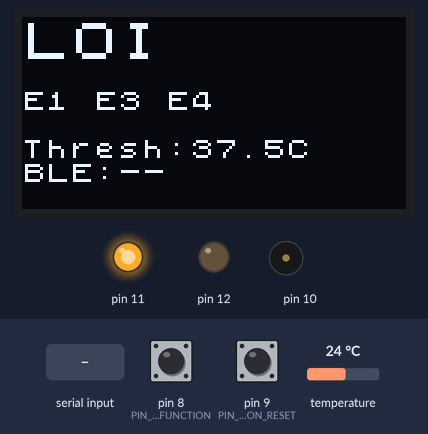
A program run on a simulated Arduino Uno, built with avr-gcc and run on an emulated ATmega328P. Shown: 128×64 one-colour display, output pins drawn as LEDs (lit = HIGH), buzzer (waves = sounding). Wiring (inferred from the names in the program): MLX90614 thermometer at I2C address 0x5A. Dashed ring = blinking. The test bench sets the inputs (shaded band); at power-on: pin 9 (PIN_BUTTON_RESET) HIGH, pin 8 (PIN_BUTTON_FUNCTION) HIGH, temperature 24 °C. The board resets itself during the run and starts again; EEPROM starts erased; the modem accepts every AT command (registered, SIM ready, sends succeed) and sends nothing else.

Above: at 4.3 s.
4.5 s: pin 9 (PIN_BUTTON_RESET) pulled LOW for 0.15 s
At 5.2 s:
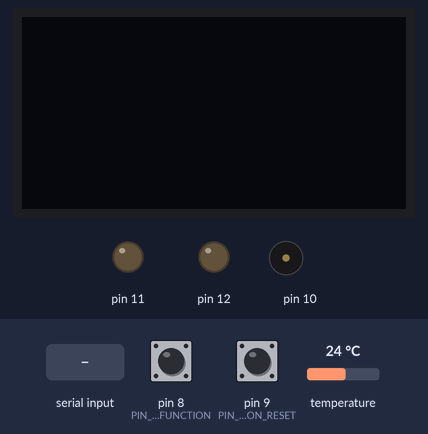
7.6 s: "CAL_MODE=1\n" received over the second serial link
At 9.0 s:
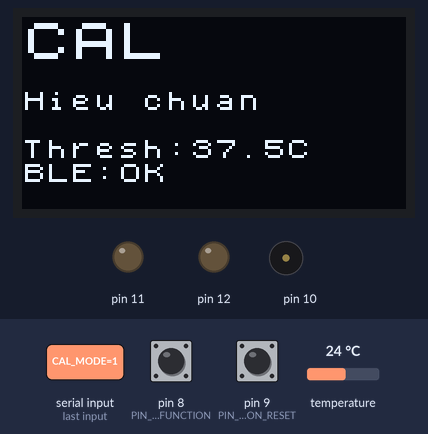
9.3 s: pin 8 (PIN_BUTTON_FUNCTION) pulled LOW for 0.15 s
At 9.9 s:
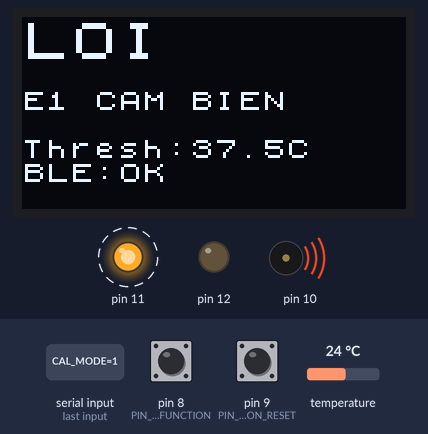
10.0 s: "CAL_MODE=0\n" received over the second serial link
At 11.4 s:
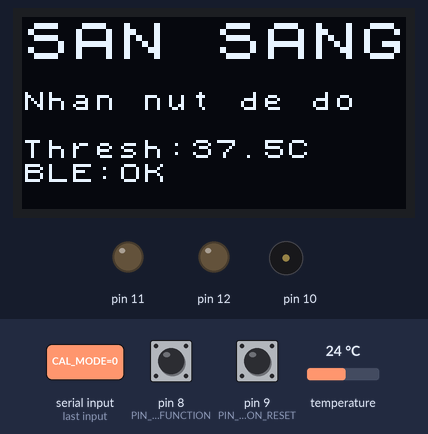
11.7 s: pin 9 (PIN_BUTTON_RESET) pulled LOW for 1 s
At 14.9 s:
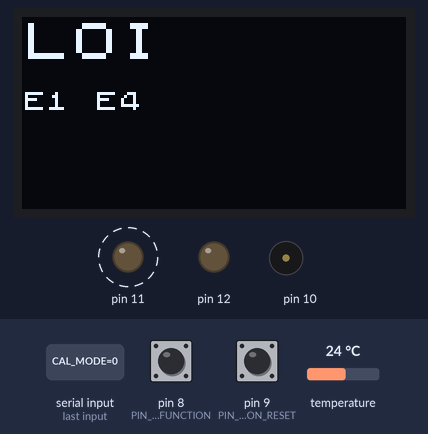
15.7 s: pin 8 (PIN_BUTTON_FUNCTION) pulled LOW for 1 s
At 16.86 s:
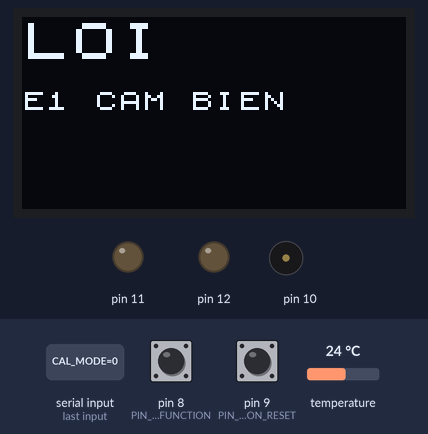
Timing chart, 0 to 18.3 s (numbered marks = the images above; inputs shaded):
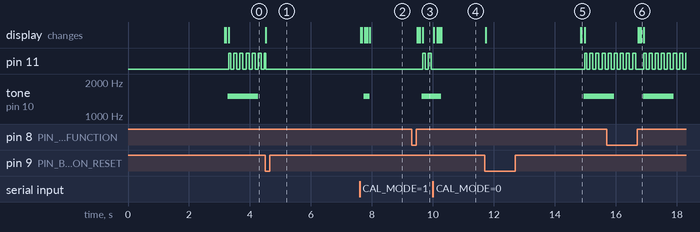

Measured:
- after the input at 4.5 s, the display: changes at once (image 1)
- after the input at 7.6 s, pin 11: stops changing and stays LOW; the display: first differs from a run without the input after 0.21 s (image 2 shows a later state)
- after the input at 9.3 s, pin 11: alternates HIGH for 0.09 s and LOW for 0.10 s, starting after 0.37 s; tone on pin 10: silent → 1500 Hz after 0.34 s; the display: first changes after 0.18 s (image 3 shows a later state)
- after the input at 10.0 s, pin 11: stops changing and stays LOW; tone on pin 10: 1500 Hz → silent after 0.27 s instead of 0.64 s; the display: first changes at once (image 4 shows a later state)
- after the input at 11.7 s, pin 11: alternates HIGH for 0.10 s and LOW for 0.10 s, starting after 3.3 s; tone on pin 10: silent → 1500 Hz after 3.2 s; the display: first changes at once (image 5 shows a later state)
- after the input at 15.7 s, the display: first changes after 1.0 s (image 6 shows a later state)

The program:

main.cpp
```cpp
#include <Arduino.h>
#include <Wire.h>
#include <avr/wdt.h>
#include "config.h"
#include "mlx90614.h"
#include "eeprom_store.h"
#include "measurement.h"
#include "indicators.h"
#include "ble_protocol.h"

static MLX90614 sensor(I2C_ADDR_MLX90614);
static Indicators indicators;
static BleProtocol ble(PIN_BLE_RX, PIN_BLE_TX);
static CalibrationData cal;

static volatile bool measureRequested = false;
static unsigned long buttonPressStartMs = 0;
static bool buttonWasDown = false;
static bool holdHandled = false;

static unsigned long lastIdlePacketMs = 0;
static float lastTemp = 0;
static float lastAmbient = 0;
static bool calMode = false;
static bool envLocked = false; // ambient outside 16-35 C => measuring locked
static bool bleShown = false;

// Screen shown while no result is on display: locked > calibration > ready.
static void showIdleScreen() {
    if (envLocked) {
        char t[10], small[17];
        formatTempC(t, lastAmbient);
        snprintf(small, sizeof(small), "Moi truong %s", t);
        indicators.showScreen("KHOA DO", small, cal.threshold, ble.connected());
    } else if (calMode) {
        indicators.showScreen("CAL", "Hieu chuan", cal.threshold, ble.connected());
    } else {
        indicators.showScreen("SAN SANG", "Nhan nut de do", cal.threshold, ble.connected());
    }
}

// Spec 4: sensor, display, EEPROM, BLE — show ready or the failing codes.
static void runSelfTestAndReport(bool oledOk) {
    char codes[16] = "";
    if (!sensor.begin()) strcat(codes, " E1");
    if (!oledOk) strcat(codes, " E2");
    if (!eeprom_store::load(cal)) {
        strcat(codes, " E3");
        eeprom_store::save(cal); // defaults already loaded; store them so E3 doesn't repeat
    }
    if (!ble.probe()) strcat(codes, " E4");

    if (codes[0]) {
        indicators.showResult(ResultClass::ERROR, 0, cal.threshold, false, codes + 1);
    } else {
        showIdleScreen();
    }
}

static void setCalMode(bool on) {
    calMode = on;
    showIdleScreen();
}

// Locks/unlocks measuring as ambient leaves/re-enters the valid range.
static void checkAmbient() {
    float ambient;
    if (!sensor.readAmbientTempC(ambient)) return; // read faults surface as E1 on next measurement
    lastAmbient = ambient;
    bool outOfRange = ambient < AMBIENT_MIN_C || ambient > AMBIENT_MAX_C;
    if (outOfRange != envLocked) {
        envLocked = outOfRange;
        showIdleScreen();
    }
}

static void measureAndReport() {
    float skin, ambient;
    MeasureStatus status;
    takeMeasurement(sensor, skin, ambient, status);

    if (status == MeasureStatus::ENV_INVALID) {
        lastAmbient = ambient;
        envLocked = true;
        showIdleScreen();
        return;
    }

    if (calMode && status == MeasureStatus::OK) {
        // Raw skin temperature, no compensation: compare with a medical
        // thermometer, then send CALIBRATE=<k1>,<k2>.
        char big[10], t[10], small[17];
        formatTempC(big, skin);
        formatTempC(t, ambient);
        snprintf(small, sizeof(small), "CAL Ta:%s", t);
        indicators.showScreen(big, small, cal.threshold, ble.connected());
        ble.sendTelemetry(skin, ambient, "RAW");
        return;
    }

    float bodyTemp = status == MeasureStatus::OK ? compensate(skin, ambient, cal) : 0;
    ResultClass result = classify(bodyTemp, cal.threshold, status);
    const char *errText = status == MeasureStatus::SENSOR_ERROR ? "E1 CAM BIEN" : "E5 NGOAI DAI";
    indicators.showResult(result, bodyTemp, cal.threshold, ble.connected(), errText);
    ble.sendTelemetry(bodyTemp, ambient, BleProtocol::statusText(result));
    lastTemp = bodyTemp;
}

void setup() {
    // After a watchdog reset the watchdog stays enabled — turn it off before
    // the (slow) self-test, or the board would reset in a loop.
    MCUSR = 0;
    wdt_disable();

    Wire.begin();
    bool oledOk = indicators.begin();
    ble.begin();

    pinMode(PIN_BUTTON_FUNCTION, INPUT_PULLUP);
    pinMode(PIN_BUTTON_RESET, INPUT_PULLUP);

    runSelfTestAndReport(oledOk);

    wdt_enable(WDTO_2S);
}

void loop() {
    wdt_reset();

    // RESET button: restart via watchdog, setup() reruns the self-test.
    if (digitalRead(PIN_BUTTON_RESET) == LOW) {
        wdt_enable(WDTO_15MS);
        for (;;) {}
    }

    // Button: short press = measure now, hold 3s = toggle calibration mode.
    bool buttonDown = digitalRead(PIN_BUTTON_FUNCTION) == LOW;
    unsigned long heldMs = millis() - buttonPressStartMs;
    if (buttonDown && !buttonWasDown) {
        buttonPressStartMs = millis();
        holdHandled = false;
    } else if (!buttonDown && buttonWasDown) {
        if (!holdHandled && heldMs >= BUTTON_DEBOUNCE_MS) {
            measureRequested = true;
        }
    } else if (buttonDown && !holdHandled && heldMs >= BUTTON_HOLD_CALIBRATION_MS) {
        holdHandled = true; // releasing after the hold must not also measure
        setCalMode(!calMode);
    }
    buttonWasDown = buttonDown;

    bool wantCal = calMode;
    ble.poll(cal, wantCal);
    if (wantCal != calMode) setCalMode(wantCal);

    if (measureRequested) {
        measureRequested = false;
        if (envLocked) {
            showIdleScreen(); // measuring is locked, show the reason again
        } else {
            measureAndReport();
        }
        lastIdlePacketMs = millis();
    } else if (millis() - lastIdlePacketMs >= BLE_IDLE_PACKET_MS) {
        checkAmbient();
        ble.sendTelemetry(lastTemp, lastAmbient, calMode ? "CAL" : envLocked ? "LOCKED" : "IDLE");
        lastIdlePacketMs = millis();
    }

    if (ble.connected() != bleShown) {
        bleShown = ble.connected();
        indicators.drawBle(bleShown);
    }

    indicators.tick();
}
```

ble_protocol.h
```cpp
#ifndef BLE_PROTOCOL_H
#define BLE_PROTOCOL_H

#include <Arduino.h>
#include <SoftwareSerial.h>
#include "config.h"
#include "eeprom_store.h"
#include "measurement.h"

// Command protocol is NOT specified in the requirements doc (no command
// table given) — this is a proposed minimal ASCII line protocol for the
// starter build, easy to swap later once the app side is defined:
//   SET_THRESH=37.8\r\n     -> OK\r\n | ERR:<reason>\r\n
//   GET_STATUS\r\n          -> OK\r\n (status is pushed via TEMP,... packets)
//   CALIBRATE=<k1>,<k2>\r\n -> OK\r\n | ERR:<reason>\r\n
//   CAL_MODE=1 / CAL_MODE=0 -> OK\r\n (enter / leave calibration mode)
// Outgoing telemetry: TEMP,<value>,<ambient>,<statusText>,<crc8-hex>\r\n
class BleProtocol {
public:
    BleProtocol(uint8_t rxPin, uint8_t txPin);
    void begin();

    // Self-test: HM-10 answers "AT" with "OK" (only while no phone is
    // connected). Also enables OK+CONN/OK+LOST notifications.
    bool probe();

    // Reads any pending bytes, executes a complete command line if one
    // arrived. Mutates cal and persists to EEPROM on SET_THRESH/CALIBRATE,
    // sets calMode on CAL_MODE.
    void poll(CalibrationData &cal, bool &calMode);

    bool connected() const { return _connected; }

    // Sends one telemetry packet now (new result or idle heartbeat).
    void sendTelemetry(float tempC, float ambientC, const char *status);

    static const char *statusText(ResultClass r);

private:
    SoftwareSerial _serial;
    char _buf[BLE_CMD_MAX_LEN + 1];
    uint8_t _len = 0;
    bool _connected = false;

    bool replyIsOk();
    void handleLine(CalibrationData &cal, bool &calMode);
};

#endif // BLE_PROTOCOL_H
```

crc8.h
```cpp
#ifndef CRC8_H
#define CRC8_H

#include <Arduino.h>

// CRC-8/SMBus (polynomial 0x07, init 0x00) — the algorithm of the MLX90614
// PEC byte, reused here for EEPROM and BLE frame integrity.
uint8_t crc8(const uint8_t *data, size_t len);

#endif // CRC8_H
```

eeprom_store.h
```cpp
#ifndef EEPROM_STORE_H
#define EEPROM_STORE_H

#include <Arduino.h>

struct CalibrationData {
    float threshold;
    float k1;
    float k2;
};

namespace eeprom_store {
    // Loads calibration/threshold from EEPROM. Returns false (and fills
    // outData with spec defaults) if magic byte or CRC8 don't match —
    // caller is responsible for reporting the error per spec 3.1.
    bool load(CalibrationData &outData);

    // Writes only the bytes that actually changed (EEPROM.put on AVR core
    // already does byte-level compare-before-write), per spec 3.2.
    void save(const CalibrationData &data);
}

#endif // EEPROM_STORE_H
```

indicators.h
```cpp
#ifndef INDICATORS_H
#define INDICATORS_H

#include <Arduino.h>
#include <U8x8lib.h>
#include "measurement.h"

// Writes e.g. "37.5C" into out (needs >= 8 bytes). AVR snprintf has no %f.
void formatTempC(char *out, float tempC);

// Owns LED/buzzer/OLED. showResult() latches a non-blocking timed pattern;
// tick() must be called every loop iteration (no delay() anywhere here).
class Indicators {
public:
    // Returns false if the OLED doesn't answer on I2C (self-test item).
    bool begin();
    // errText is the small line shown for ResultClass::ERROR (error code).
    void showResult(ResultClass result, float tempC, float threshold, bool bleConnected,
                    const char *errText);
    // Plain screen (ready / locked / calibration); stops any LED/buzzer pattern.
    void showScreen(const char *bigLine, const char *smallLine,
                    float threshold, bool bleConnected);
    void drawBle(bool bleConnected);
    void tick();

private:
    U8X8_SSD1306_128X64_NONAME_HW_I2C _oled{U8X8_PIN_NONE};
    unsigned long _patternStartMs = 0;
    ResultClass _activePattern = ResultClass::NORMAL;
    bool _patternActive = false;
};

#endif // INDICATORS_H
```

measurement.h
```cpp
#ifndef MEASUREMENT_H
#define MEASUREMENT_H

#include <Arduino.h>
#include "mlx90614.h"
#include "eeprom_store.h"

enum class MeasureStatus { OK, SUSPECT_SPREAD, SENSOR_ERROR, ENV_INVALID };
enum class ResultClass { SUSPECT, NORMAL, ALARM, ERROR };

// Spec 5: 8 samples/400ms, trim min+max, average remaining 6, ambient-gated,
// reject on >1.0C spread. Outputs the raw (uncompensated) skin temperature
// and the ambient temperature. Returns false on any non-OK status.
bool takeMeasurement(MLX90614 &sensor, float &outSkinC, float &outAmbientC,
                      MeasureStatus &outStatus);

// Spec 5: skin -> estimated body temperature, using ambient and the
// EEPROM-stored K1/K2 (see config.h for the formula).
float compensate(float skinC, float ambientC, const CalibrationData &cal);

// Spec 6.2 classification table. status != OK short-circuits to the
// matching class without looking at bodyTempC.
ResultClass classify(float bodyTempC, float threshold, MeasureStatus status);

#endif // MEASUREMENT_H
```

mlx90614.h
```cpp
#ifndef MLX90614_H
#define MLX90614_H

#include <Arduino.h>

// Minimal MLX90614 driver: reads object (forehead) and ambient temperature
// over I2C, validating the sensor's PEC (CRC-8/MAXIM) byte and retrying on
// failure, per spec section 3.1 / 5.

class MLX90614 {
public:
    explicit MLX90614(uint8_t i2cAddr);

    // Probes the sensor (used by startup self-test).
    bool begin();

    // Reads object/ambient temperature in Celsius. Retries up to
    // I2C_RETRY_MAX times on PEC mismatch or bus error.
    // Returns false if all retries fail.
    bool readObjectTempC(float &outTempC);
    bool readAmbientTempC(float &outTempC);

private:
    uint8_t _addr;

    bool readWord(uint8_t command, uint16_t &outRaw);
    static float rawToCelsius(uint16_t raw);
};

#endif // MLX90614_H
```

ble_protocol.cpp
```cpp
#include "ble_protocol.h"
#include "config.h"
#include "crc8.h"

BleProtocol::BleProtocol(uint8_t rxPin, uint8_t txPin) : _serial(rxPin, txPin) {}

void BleProtocol::begin() {
    _serial.begin(BLE_BAUD_RATE);
}

// Collects the whole reply for 500 ms (so it doesn't leak into poll()) and
// checks that it starts with "OK".
bool BleProtocol::replyIsOk() {
    char reply[2] = {0, 0};
    uint8_t n = 0;
    unsigned long start = millis();
    while (millis() - start < 500) {
        if (_serial.available()) {
            char c = _serial.read();
            if (n < 2) reply[n++] = c;
        }
    }
    return reply[0] == 'O' && reply[1] == 'K';
}

bool BleProtocol::probe() {
    // Genuine HM-10 wants bare "AT"; common clones (CC41-A, MLT-BT05) need
    // CRLF. Retry a few times: the module may still be booting at power-up.
    const char *eol = nullptr;
    for (uint8_t i = 0; i < 3 && !eol; i++) {
        _serial.print("AT");
        if (replyIsOk()) { eol = ""; break; }
        _serial.print("AT\r\n");
        if (replyIsOk()) eol = "\r\n";
    }
    if (!eol) return false;
    _serial.print("AT+NOTI1");
    _serial.print(eol);
    replyIsOk();
    return true;
}

const char *BleProtocol::statusText(ResultClass r) {
    switch (r) {
        case ResultClass::NORMAL:  return "NORMAL";
        case ResultClass::ALARM:   return "ALARM";
        case ResultClass::SUSPECT: return "SUSPECT";
        default:                   return "ERROR";
    }
}

void BleProtocol::sendTelemetry(float tempC, float ambientC, const char *status) {
    char payload[32], t[8], a[8];
    dtostrf(tempC, 1, 1, t);
    dtostrf(ambientC, 1, 1, a);
    snprintf(payload, sizeof(payload), "TEMP,%s,%s,%s", t, a, status);
    uint8_t sum = crc8((const uint8_t *)payload, strlen(payload));
    _serial.print(payload);
    _serial.print(',');
    if (sum < 0x10) _serial.print('0');
    _serial.print(sum, HEX);
    _serial.print("\r\n");
}

void BleProtocol::poll(CalibrationData &cal, bool &calMode) {
    while (_serial.available()) {
        char c = _serial.read();
        if (c == '\n') {
            handleLine(cal, calMode);
            _len = 0;
            continue;
        }
        if (c == '\r') continue;
        if (_len < BLE_CMD_MAX_LEN) {
            _buf[_len++] = c;
        } else {
            _len = 0; // overflow: drop and resync on next line
        }
        // HM-10 connection notifications (enabled in probe()) have no CRLF.
        if (_len == 7 && strncmp(_buf, "OK+CONN", 7) == 0) {
            _connected = true;
            _len = 0;
        } else if (_len == 7 && strncmp(_buf, "OK+LOST", 7) == 0) {
            _connected = false;
            _len = 0;
        }
    }
}

void BleProtocol::handleLine(CalibrationData &cal, bool &calMode) {
    _buf[_len] = '\0';
    _connected = true; // a command can only come from a connected phone

    if (strncmp(_buf, "SET_THRESH=", 11) == 0) {
        float v = atof(_buf + 11);
        if (v < THRESHOLD_MIN_C || v > THRESHOLD_MAX_C) {
            _serial.print("ERR:RANGE\r\n");
            return;
        }
        cal.threshold = round(v * 10) / 10.0f; // spec: 0.1 C steps
        eeprom_store::save(cal);
        _serial.print("OK\r\n");

    } else if (strcmp(_buf, "GET_STATUS") == 0) {
        _serial.print("OK\r\n");

    } else if (strncmp(_buf, "CALIBRATE=", 10) == 0) {
        char *comma = strchr(_buf + 10, ',');
        if (!comma) {
            _serial.print("ERR:FORMAT\r\n");
            return;
        }
        float k1 = atof(_buf + 10);
        float k2 = atof(comma + 1);
        if (k1 < CALIBRATION_K1_MIN || k1 > CALIBRATION_K1_MAX ||
            k2 < CALIBRATION_K2_MIN || k2 > CALIBRATION_K2_MAX) {
            _serial.print("ERR:RANGE\r\n");
            return;
        }
        cal.k1 = k1;
        cal.k2 = k2;
        eeprom_store::save(cal);
        _serial.print("OK\r\n");

    } else if (strcmp(_buf, "CAL_MODE=1") == 0 || strcmp(_buf, "CAL_MODE=0") == 0) {
        calMode = _buf[9] == '1';
        _serial.print("OK\r\n");

    } else {
        _serial.print("ERR:UNKNOWN\r\n");
    }
}
```

crc8.cpp
```cpp
#include "crc8.h"

uint8_t crc8(const uint8_t *data, size_t len) {
    uint8_t crc = 0x00;
    for (size_t i = 0; i < len; i++) {
        crc ^= data[i];
        for (uint8_t bit = 0; bit < 8; bit++) {
            if (crc & 0x80) {
                crc = (crc << 1) ^ 0x07;
            } else {
                crc <<= 1;
            }
        }
    }
    return crc;
}
```

eeprom_store.cpp
```cpp
#include "eeprom_store.h"
#include "config.h"
#include "crc8.h"
#include <EEPROM.h>

static uint8_t computeCrc(const CalibrationData &d) {
    uint8_t buf[EEPROM_ADDR_CRC8];
    buf[0] = EEPROM_MAGIC;
    memcpy(buf + 1, &d.threshold, sizeof(float));
    memcpy(buf + 5, &d.k1, sizeof(float));
    memcpy(buf + 9, &d.k2, sizeof(float));
    return crc8(buf, EEPROM_ADDR_CRC8);
}

bool eeprom_store::load(CalibrationData &outData) {
    uint8_t magic = EEPROM.read(EEPROM_ADDR_MAGIC);
    EEPROM.get(EEPROM_ADDR_THRESHOLD, outData.threshold);
    EEPROM.get(EEPROM_ADDR_K1, outData.k1);
    EEPROM.get(EEPROM_ADDR_K2, outData.k2);
    uint8_t storedCrc = EEPROM.read(EEPROM_ADDR_CRC8);

    bool valid = (magic == EEPROM_MAGIC) && (computeCrc(outData) == storedCrc);
    if (!valid) {
        outData.threshold = THRESHOLD_DEFAULT_C;
        outData.k1 = CALIBRATION_K1_DEFAULT;
        outData.k2 = CALIBRATION_K2_DEFAULT;
    }
    return valid;
}

void eeprom_store::save(const CalibrationData &data) {
    EEPROM.update(EEPROM_ADDR_MAGIC, EEPROM_MAGIC);
    EEPROM.put(EEPROM_ADDR_THRESHOLD, data.threshold);
    EEPROM.put(EEPROM_ADDR_K1, data.k1);
    EEPROM.put(EEPROM_ADDR_K2, data.k2);
    EEPROM.update(EEPROM_ADDR_CRC8, computeCrc(data));
}
```

Source omitted: indicators.cpp (3648 bytes), measurement.cpp (2067 bytes), mlx90614.cpp (1552 bytes), config.h (4972 bytes)
